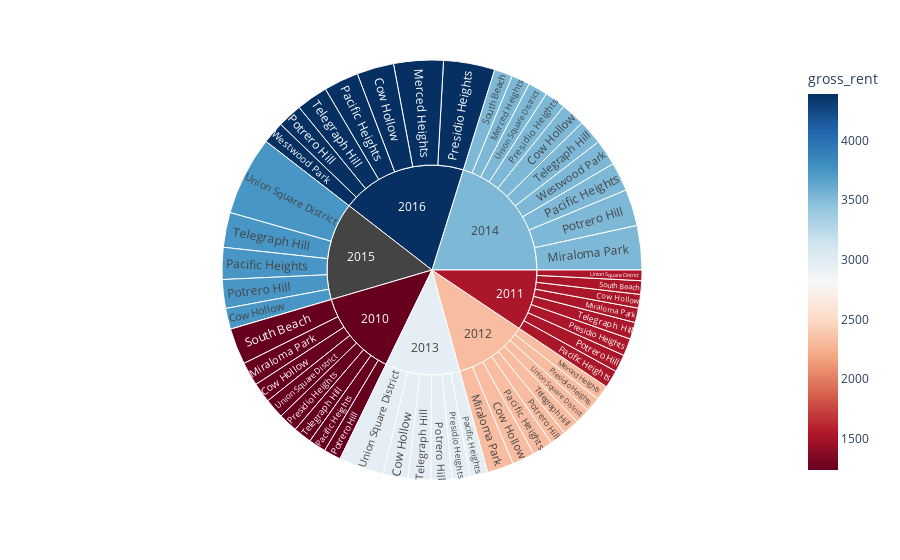

The notebook cell saved with this chart:
### Markdown cell above
### Create a sunburst chart to conduct a costs analysis of most expensive neighborhoods in San Francisco per year

### Code cell
# Sunburst Plot
# YOUR CODE HERE!
data_sunburst=exp_nb_per_yr.reset_index()
px.sunburst(data_sunburst,path=['year','neighborhood'],values="sale_price_sqr_foot",color="gross_rent",color_continuous_scale='RdBu')

### Figure 1 — Plotly figure (JSON) as saved in the notebook; plotly's stock layout.template omitted (floating-point values rounded to 4 significant figures)
{"data": [{"branchvalues": "total", "customdata": [[1239], [1530.0], [2324], [2971], [3528.0], [3739.0], [4390], [2324], [3528], [4390], [1239], [1530], [2324], [3528], [1239], [1530], [2324], [2971], [3528], [3739], [4390], [1239], [1530], [2324], [2971], [3528], [3739], [4390], [1239], [1530], [2324], [2971], [3528], [null], [4390], [1239], [1530], [3528], [1239], [1530], [2324.0], [2971], [3528.0], [3739], [4390], [1239], [1530], [2324], [2971], [3528], [3739.0], [3528.0], [4390], [1239.0], [1530], [2324.0], [2971.0], [3528.0], [null], [4390]], "domain": {"x": [0, 1], "y": [0, 1]}, "hovertemplate": "labels=%{label}<br>sale_price_sqr_foot=%{value}<br>parent=%{parent}<br>id=%{id}<br>gross_rent=%{color}<extra></extra>", "ids": ["2010/Cow Hollow", "2011/Cow Hollow", "2012/Cow Hollow", "2013/Cow Hollow", "2014/Cow Hollow", "2015/Cow Hollow", "2016/Cow Hollow", "2012/Merced Heights", "2014/Merced Heights", "2016/Merced Heights", "2010/Miraloma Park", "2011/Miraloma Park", "2012/Miraloma Park", "2014/Miraloma Park", "2010/Pacific Heights", "2011/Pacific Heights", "2012/Pacific Heights", "2013/Pacific Heights", "2014/Pacific Heights", "2015/Pacific Heights", "2016/Pacific Heights", "2010/Potrero Hill", "2011/Potrero Hill", "2012/Potrero Hill", "2013/Potrero Hill", "2014/Potrero Hill", "2015/Potrero Hill", "2016/Potrero Hill", "2010/Presidio Heights", "2011/Presidio Heights", "2012/Presidio Heights", "2013/Presidio Heights", "2014/Presidio Heights", "2015/Presidio Heights", "2016/Presidio Heights", "2010/South Beach", "2011/South Beach", "2014/South Beach", "2010/Telegraph Hill", "2011/Telegraph Hill", "2012/Telegraph Hill", "2013/Telegraph Hill", "2014/Telegraph Hill", "2015/Telegraph Hill", "2016/Telegraph Hill", "2010/Union Square District", "2011/Union Square District", "2012/Union Square District", "2013/Union Square District", "2014/Union Square District", "2015/Union Square District", "2014/Westwood Park", "2016/Westwood Park", "2010", "2011", "2012", "2013", "2014", "2015", "2016"], "labels": ["Cow Hollow", "Cow Hollow", "Cow Hollow", "Cow Hollow", "Cow Hollow", "Cow Hollow", "Cow Hollow", "Merced Heights", "Merced Heights", "Merced Heights", "Miraloma Park", "Miraloma Park", "Miraloma Park", "Miraloma Park", "Pacific Heights", "Pacific Heights", "Pacific Heights", "Pacific Heights", "Pacific Heights", "Pacific Heights", "Pacific Heights", "Potrero Hill", "Potrero Hill", "Potrero Hill", "Potrero Hill", "Potrero Hill", "Potrero Hill", "Potrero Hill", "Presidio Heights", "Presidio Heights", "Presidio Heights", "Presidio Heights", "Presidio Heights", "Presidio Heights", "Presidio Heights", "South Beach", "South Beach", "South Beach", "Telegraph Hill", "Telegraph Hill", "Telegraph Hill", "Telegraph Hill", "Telegraph Hill", "Telegraph Hill", "Telegraph Hill", "Union Square District", "Union Square District", "Union Square District", "Union Square District", "Union Square District", "Union Square District", "Westwood Park", "Westwood Park", "2010", "2011", "2012", "2013", "2014", "2015", "2016"], "marker": {"coloraxis": "coloraxis", "colors": [1239, 1530.0, 2324, 2971, 3528.0, 3739.0, 4390, 2324, 3528, 4390, 1239, 1530, 2324, 3528, 1239, 1530, 2324, 2971, 3528, 3739, 4390, 1239, 1530, 2324, 2971, 3528, 3739, 4390, 1239, 1530, 2324, 2971, 3528, null, 4390, 1239, 1530, 3528, 1239, 1530, 2324.0, 2971, 3528.0, 3739, 4390, 1239, 1530, 2324, 2971, 3528, 3739.0, 3528.0, 4390, 1239.0, 1530, 2324.0, 2971.0, 3528.0, null, 4390]}, "name": "", "parents": ["2010", "2011", "2012", "2013", "2014", "2015", "2016", "2012", "2014", "2016", "2010", "2011", "2012", "2014", "2010", "2011", "2012", "2013", "2014", "2015", "2016", "2010", "2011", "2012", "2013", "2014", "2015", "2016", "2010", "2011", "2012", "2013", "2014", "2015", "2016", "2010", "2011", "2014", "2010", "2011", "2012", "2013", "2014", "2015", "2016", "2010", "2011", "2012", "2013", "2014", "2015", "2014", "2016", "", "", "", "", "", "", ""], "type": "sunburst", "values": [569.4, 390.6, 644.8, 707.4, 691.9, 598.6, 1059.0, 421.1, 528.7, 1417.0, 680.6, 414.7, 756.2, 1268.0, 496.5, 509.0, 586.2, 503.9, 824.7, 910.2, 996.4, 491.5, 503.1, 466.6, 598.7, 1045.0, 821.3, 707.7, 549.4, 493.8, 426.6, 512.8, 603.5, 0, 1466.0, 1037.0, 388.6, 524.6, 524.8, 483.4, 465.8, 653.3, 708.2, 997.0, 903.0, 569.2, 302.1, 445.2, 1290.0, 558.3, 2259.0, 743.0, 631.2, 4918.0, 3485.0, 4213.0, 4267.0, 7496.0, 5586.0, 7180.0]}], "layout": {"coloraxis": {"colorbar": {"title": {"text": "gross_rent"}}, "colorscale": [[0, "rgb(103,0,31)"], [0.1, "rgb(178,24,43)"], [0.2, "rgb(214,96,77)"], [0.3, "rgb(244,165,130)"], [0.4, "rgb(253,219,199)"], [0.5, "rgb(247,247,247)"], [0.6, "rgb(209,229,240)"], [0.7, "rgb(146,197,222)"], [0.8, "rgb(67,147,195)"], [0.9, "rgb(33,102,172)"], [1, "rgb(5,48,97)"]]}, "legend": {"tracegroupgap": 0}, "margin": {"t": 60}}}
